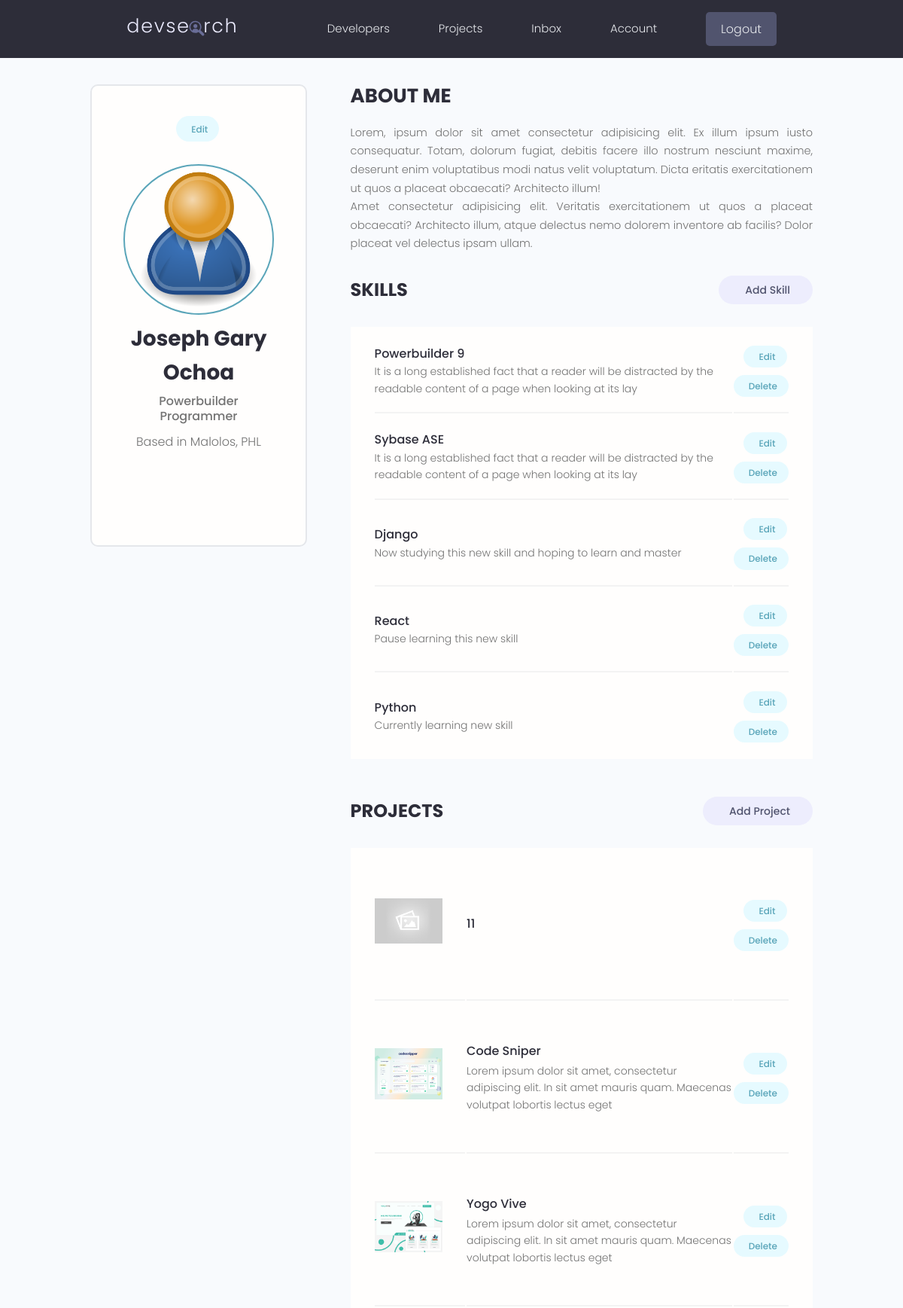
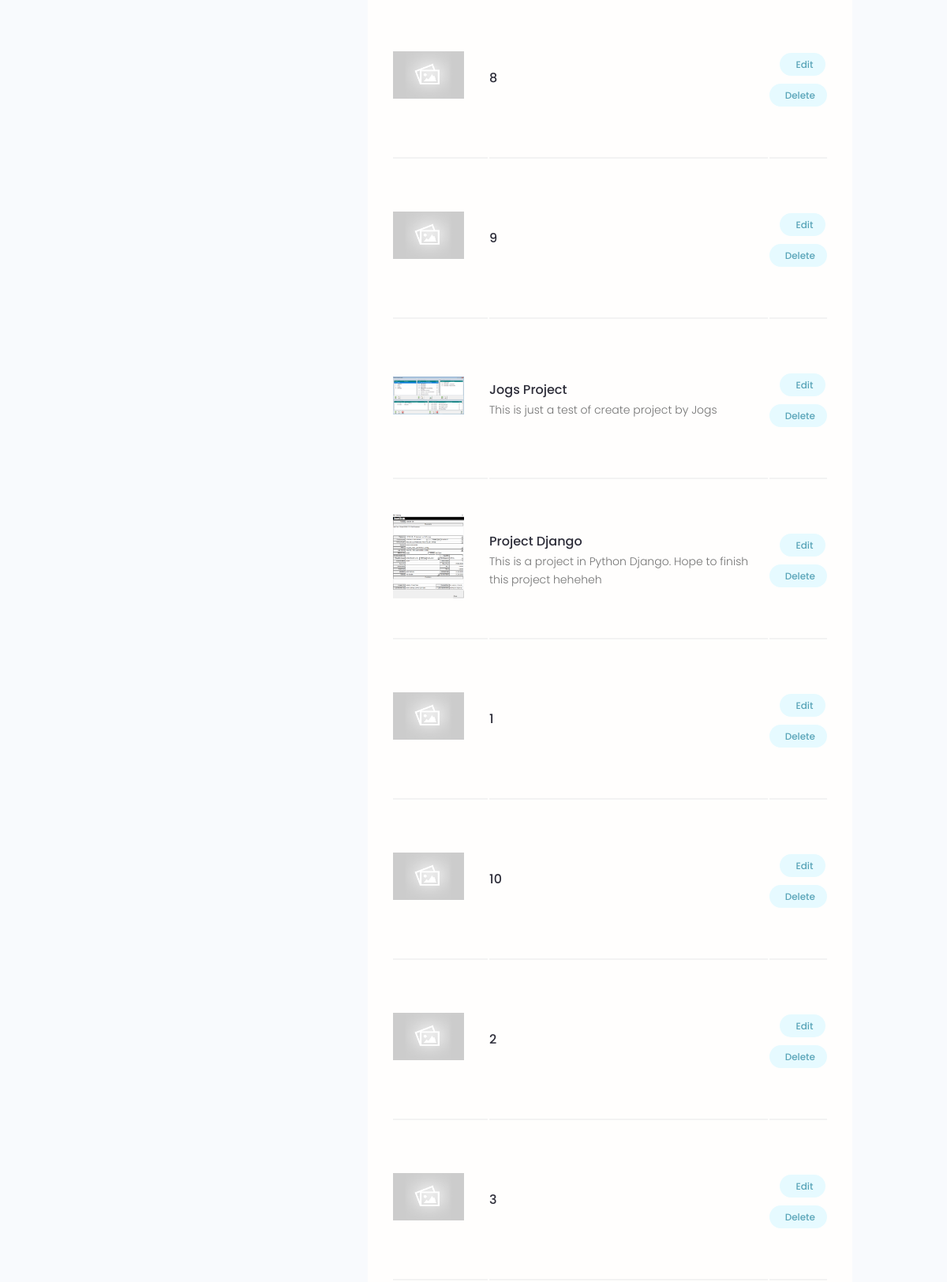
The app's page /account/ (signed in, upper part) with its own data (2 pictures, top to bottom).
### users/models.py (models this page shows, shortened)
class Profile(models.Model):
    user = models.OneToOneField( User, on_delete=models.CASCADE, blank=True, null=True)
    name = models.CharField(max_length=200, blank=True, null=True)
    email = models.EmailField(max_length=500, blank=True, null=True)
    username = models.CharField(max_length=200, blank=True, null=True)
    location = models.CharField(max_length=200, blank=True, null=True)
    short_intro = models.CharField(max_length=500, blank=True, null=True)
    bio = models.TextField(blank=True, null=True)
    profile_image = models.ImageField(blank=True, null=True, upload_to='profiles/', default='profiles/user-default.png')
    social_github = models.CharField(max_length=200, blank=True, null=True)
    social_twitter = models.CharField(max_length=200, blank=True, null=True)
    social_linkedin = models.CharField(max_length=200, blank=True, null=True)
    social_youtube = models.CharField(max_length=200, blank=True, null=True)
    social_website = models.CharField(max_length=200, blank=True, null=True)
    created = models.DateTimeField(auto_now_add=True)
    id = models.UUIDField(default=uuid.uuid4, unique=True,
                        primary_key=True, editable=False)
    class Meta:
        ordering = ['created']
    @property
    def imageURL(self):
        try:
            url = self.profile_image.url
        except:
            url = ''
        return url

class Skill(models.Model):
    owner = models.ForeignKey(Profile, blank=True, null=True, on_delete=models.CASCADE)
    name = models.CharField(max_length=200, blank=True, null=True)
    description = models.TextField(blank=True, null=True)
    created = models.DateTimeField(auto_now_add=True)
    id = models.UUIDField(default=uuid.uuid4, unique=True,
                        primary_key=True, editable=False)

### projects/models.py (models this page shows, shortened)
class Project(models.Model):
    owner = models.ForeignKey(Profile, null=True, blank=True, on_delete=models.CASCADE)
    title = models.CharField(max_length=200)
    description = models.TextField(null=True, blank=True)
    featured_image = models.ImageField(null=True, blank=True, default="default.jpg")
    demo_link = models.CharField(max_length=2000, null=True, blank=True)
    source_link = models.CharField(max_length=2000, null=True, blank=True)
    tags = models.ManyToManyField('Tag', blank=True)
    vote_total = models.IntegerField(default=0, null=True, blank=True)
    vote_ratio = models.IntegerField(default=0, null=True, blank=True)
    created = models.DateTimeField(auto_now_add=True)
    id = models.UUIDField(default=uuid.uuid4, unique=True,
                        primary_key=True, editable=False)
    class Meta:
        ordering = ['-vote_ratio', '-vote_total', 'title']
    @property
    def imageURL(self):
        try:
            url = self.featured_image.url
        except:
            url = ''
        return url

### users/views.py (the view)
# urls.py: path('account/', views.userAccount, name="account"),
@login_required(login_url='login')
def userAccount(request):
    profile = request.user.profile
    skills = profile.skill_set.all()
    projects = profile.project_set.all()
    context = {'profile':profile, 'skills':skills, 'projects': projects}
    return render(request, 'users/account.html', context)

### users/templates/users/account.html (shortened to what this page needs)
{% extends 'main.html' %}
{% block content %}
  <main class="settingsPage profile my-md">
    <div class="container">
      <div class="layout">
        <div class="column column--1of3">
          <div class="card text-center">
            <div class="card__body dev">
              <a class="tag tag--pill tag--main settings__btn" href="{% url 'edit-account' %}"> Edit</a>
              <img class="avatar avatar--xl dev__avatar" src="{{ profile.imageURL }}" />
              <h2 class="dev__name">{{profile.name}}</h2>
              <p class="dev__title">{{profile.short_intro}}</p>
              <p class="dev__location">Based in {{profile.location}}</p>
              <ul class="dev__social">
              </ul>
            </div>
          </div>
        </div>
        <div class="column column--2of3">
          <div class="devInfo">
            <h3 class="devInfo__title">About Me</h3>
            <p class="devInfo__about">
              Lorem, ipsum dolor sit amet consectetur adipisicing elit. Ex illum ipsum iusto consequatur. Totam,
              dolorum fugiat, debitis facere illo nostrum nesciunt maxime, deserunt enim voluptatibus modi natus velit
              voluptatum. Dicta eritatis exercitationem ut quos a placeat obcaecati? Architecto illum!
              <br />
              Amet consectetur adipisicing elit. Veritatis exercitationem ut quos a placeat obcaecati? Architecto
              illum, atque delectus nemo dolorem inventore ab facilis? Dolor placeat vel delectus ipsam ullam.
            </p>
          </div>
          <div class="settings">
            <h3 class="settings__title">Skills</h3>
            <a class="tag tag--pill tag--sub settings__btn tag--lg" href="{% url 'create-skill' %}"> Add Skill</a>
          </div>
          <table class="settings__table">
            {% for skill in skills %}
            <tr>
              <td class="settings__tableInfo">
                <h4>{{skill.name}}</h4>
                <p>{{skill.description|slice:"120"}}</p>
              </td>
              <td class="settings__tableActions">
                <a class="tag tag--pill tag--main settings__btn" href="{% url 'update-skill' skill.id %}"> Edit</a>
                <a class="tag tag--pill tag--main settings__btn" href="{% url 'delete-skill' skill.id %}?next=/account/">
                  Delete</a>
              </td>
            </tr>
            {% endfor %}
          </table>
          <div class="settings">
            <h3 class="settings__title">Projects</h3>
            <a class="tag tag--pill tag--sub settings__btn tag--lg" href="{% url 'create-project' %}"> Add Project</a>
          </div>
          <table class="settings__table">
            {% for project in projects %}
            <tr>
              <td class="settings__thumbnail">
                <a href="{% url 'project' project.id %}"><img src="{{project.imageURL}}" alt="Project Thumbnail" /></a>
              </td>
              <td class="settings__tableInfo">
                <a href="{% url 'project' project.id %}">{{project.title}}</a>
                <p>{{project.description|slice:"120"}}</p>
              </td>
              <td class="settings__tableActions">
                <a class="tag tag--pill tag--main settings__btn" href="{% url 'update-project' project.id %}"> Edit</a>
                <a class="tag tag--pill tag--main settings__btn" href="{% url 'delete-project' project.id %}?next=/account/">
                  Delete</a>
              </td>
            </tr>
            {% endfor %}
          </table>
        </div>
      </div>
    </div>
  </main>
  {% endblock content %}

### static/styles/app.css (style rules this page uses)
:root { --color-sub: #2d2d39; }
.card { border: 2px solid var(--color-light); }
img { width: 100%; }
.profile .card > .dev { padding: 4rem; }
.dev__avatar { display: block; margin: auto; }
.dev__name { color: var(--color-sub); font-size: 2.8rem; font-weight: 700; margin-top: 1rem; margin-bottom: 0.5rem; }
.dev__title { font-size: 1.6rem; font-weight: 500; line-height: 1.3; }
.dev__location { margin-top: 1rem; }
.dev__social { margin: 3rem 0; list-style: none; display: flex; justify-content: center; gap: 1.5rem; }
.devInfo { margin-bottom: 3rem; }
.devInfo__title, .devInfo__subtitle { font-size: 2.6rem; color: var(--color-sub); text-transform: uppercase; font-weight: 700; margin-bottom: 1.5rem; }
.devInfo__about, .devSkill__info { font-size: 1.45rem; line-height: 1.7; text-align: justify; }
.settingsPage .dev > .settings__btn { display: inline-block; margin-bottom: 3rem; }
.settings { display: flex; justify-content: space-between; align-items: center; }
.settings__title { font-size: 2.4rem; text-transform: uppercase; font-weight: 700; color: var(--color-sub); }
.settings__table { margin-top: 3rem; margin-bottom: 5rem; padding: 0 3rem; background: var(--color-white); }
.settings__table tr { width: 100%; }
.settings__table tr > td { padding: 2rem 0; }
.settings__table tr:not(:last-child) td { border-bottom: 2px solid var(--color-white-light); }
.settings__thumbnail { width: 23%; min-width: 10rem; }
.settings__thumbnail img { padding-right: 3rem; height: 15rem; object-fit: contain; }
.settings__tableInfo { width: 100%; }
.settings__tableInfo h4, .settings__tableInfo a { padding-right: 1rem; width: auto; font-size: 1.6rem; font-weight: 500; color: var(--color-sub); }
.settings__tableInfo p { font-size: 1.4rem; }
.settings__tableActions { text-align: right; }

### static/uikit/styles/modules/_variables.css (style rules this page uses)
:root { --color-main: #5aa5b9; --color-main-light: #e6faff; --color-sub: #3f4156; --color-sub-light: #51546e; --color-sub-lighter: #ededfd; --color-text: #737373; --color-gray: #8b8b8b; --color-light: #e5e7eb; --color-light-gray: #767676; --color-bg: #f8fafd; --color-white: #fffefd; --color-white-light: #f3f3f3; --color-success: #359e64; --color-success-bg: #def8e8; --color-error: #fc4b0b; --color-error-bg: #fff2ee; --font-base: 'Poppins', arial, helvetica, 'Segoe UI', roboto, ubuntu, sans-serif; --font-monospace: 'Fira Code', 'Courier New', courier, monospace; --font-regular: 300; --font-medium: 500; --font-bold: 700; --generic-shadow: 1px 1px 5px #00000010; --generic-transition: all 0.3s ease-in-out; }

### static/uikit/styles/modules/_base.css (style rules this page uses)
* { margin: 0; padding: 0; box-sizing: border-box; text-rendering: optimizeLegibility; color: inherit; font-size: inherit; }
html { font-size: 50%; }
@media only screen and (min-width: 480px) { html { font-size: 56.25%; } }
@media only screen and (min-width: 1200px) { html { font-size: 62.5%; } }
body { line-height: 1.6; font-weight: 400; font-size: 1.5rem; color: var(--color-text); background-color: var(--color-bg); min-height: 100vh; }

### static/uikit/styles/modules/_typography.css (style rules this page uses)
* { font-family: var(--font-base); }
h2 { font-size: 3.6rem; font-weight: var(--font-bold); }
h3 { font-size: 3.2rem; font-weight: var(--font-medium); }
h4 { font-size: 2.8rem; font-weight: var(--font-medium); }
p, span, strong { font-size: 1.6rem; color: var(--color-text); font-weight: var(--font-regular); }
a { padding-bottom: 2px; text-decoration: none; display: inline-block; color: var(--color-main); font-weight: var(--font-medium); }

### static/uikit/styles/modules/_utilities.css (style rules this page uses)
.container { width: 92%; max-width: 165rem; margin: 0 auto; box-sizing: border-box; }
@media screen and (min-width: 1000px) { .container { width: 90%; } }
@media screen and (min-width: 1200px) { .container { width: 80%; } }
.text-center { text-align: center; }
.my-md { margin: 3rem auto; }

### static/uikit/styles/modules/_avatar.css (style rules this page uses)
.avatar { border-radius: 50%; border: 2px solid var(--color-main); object-fit: cover; }
.avatar--xl { height: 20rem; width: 20rem; }

### static/uikit/styles/modules/_card.css (style rules this page uses)
.card { border-radius: 1rem; background-color: var(--color-white); border: 1.5px solid var(--color-light); width: auto; height: auto; margin-top: 0.5rem; margin-bottom: 0.5rem; overflow: hidden; }
.card__body, .card__header { padding: 2rem 2.5rem; }

### static/uikit/styles/modules/_layout.css (style rules this page uses)
.layout { display: flex; flex-flow: row wrap; justify-content: space-between; }
.layout > .column { margin-bottom: 3rem; }
.layout > .column.column--1of3 { flex-basis: 30%; }
.layout > .column.column--2of3 { flex-basis: 64%; }

### records on screen
Profile: imageURL (placeholder picture), name "Joseph Gary Ochoa", short_intro "Powerbuilder Programmer", location "Malolos, PHL"
Skill: name "Powerbuilder 9", description "It is a long established fact that a reader will be distracted by the readable content of a page when looking at its lay"
Skill: name "Sybase ASE", description "It is a long established fact that a reader will be distracted by the readable content of a page when looking at its lay"
Skill: name "Django", description "Now studying this new skill and hoping to learn and master"
Skill: name "React", description "Pause learning this new skill"
Skill: name "Python", description "Currently learning new skill"
Project: imageURL (placeholder picture), title "11"
Project: imageURL (picture), title "Code Sniper", description "Lorem ipsum dolor sit amet, consectetur adipiscing elit. In sit amet mauris quam. Maecenas volutpat lobortis lectus eget"
Project: imageURL (picture), title "Yogo Vive", description "Lorem ipsum dolor sit amet, consectetur adipiscing elit. In sit amet mauris quam. Maecenas volutpat lobortis lectus eget"
Project: imageURL (placeholder picture), title "8"
Project: imageURL (placeholder picture), title "9"
Project: imageURL (picture), title "Jogs Project", description "This is just a test of create project by Jogs"
Project: imageURL (picture), title "Project Django", description "This is a project in Python Django. Hope to finish this project heheheh"
Project: imageURL (placeholder picture), title "1"
Project: imageURL (placeholder picture), title "10"
Project: imageURL (placeholder picture), title "2"
Project: imageURL (placeholder picture), title "3"
